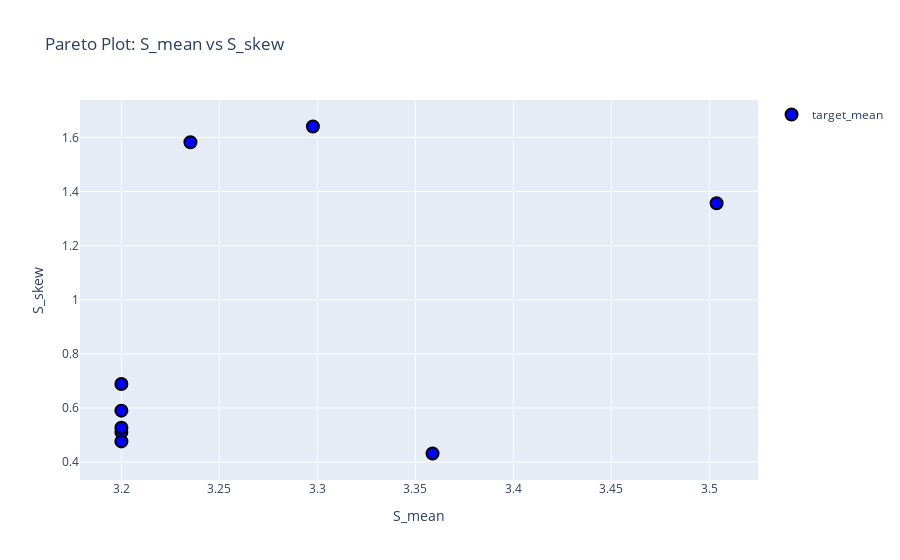

The notebook cell this image was saved under:
### Code cell
obj = 'target_mean'
cnt_r=0
cnt_d=0
solutions = []
for R in [R1,R2,R3]:
    cnt_r+=1
    cnt_d=0
    for D in [D1,D2,D3,D4]:
        cnt_d+=1
        try:
            f_opt, S_mean, S_skew = inner_op(R,D,obj,verbose=True)
            solutions.append({
                'f': f_opt,
                'cnt_r': cnt_r,
                'cnt_d': cnt_d,
                'S_mean': S_mean,
                'S_skew': S_skew
            })
        except:
            print('no feasible solution')


pareto_plot([solutions],labels=['target_mean'])
solutions1=solutions

### Figure 1 — Plotly figure (JSON) as saved in the notebook; plotly's stock layout.template omitted (floating-point values rounded to 4 significant figures)
{"data": [{"hoverinfo": "text", "marker": {"color": "blue", "line": {"color": "black", "width": 2}, "size": 12, "symbol": "circle"}, "mode": "markers", "name": "target_mean", "text": ["f: 1.000<br>cnt_r: 1<br>cnt_d: 1<br>alpha: None", "f: 0.536<br>cnt_r: 1<br>cnt_d: 2<br>alpha: None", "f: 0.654<br>cnt_r: 1<br>cnt_d: 3<br>alpha: None", "f: 0.441<br>cnt_r: 1<br>cnt_d: 4<br>alpha: None", "f: 0.806<br>cnt_r: 2<br>cnt_d: 4<br>alpha: None", "f: 0.906<br>cnt_r: 3<br>cnt_d: 1<br>alpha: None", "f: 0.382<br>cnt_r: 3<br>cnt_d: 2<br>alpha: None", "f: 0.434<br>cnt_r: 3<br>cnt_d: 3<br>alpha: None", "f: 0.348<br>cnt_r: 3<br>cnt_d: 4<br>alpha: None"], "type": "scatter", "x": [3.359, 3.298, 3.235, 3.2, 3.504, 3.2, 3.2, 3.2, 3.2], "y": [0.4318, 1.64, 1.582, 0.5117, 1.357, 0.5268, 0.6885, 0.5902, 0.4764]}], "layout": {"showlegend": true, "title": {"text": "Pareto Plot: S_mean vs S_skew"}, "xaxis": {"title": {"text": "S_mean"}}, "yaxis": {"title": {"text": "S_skew"}}}}
